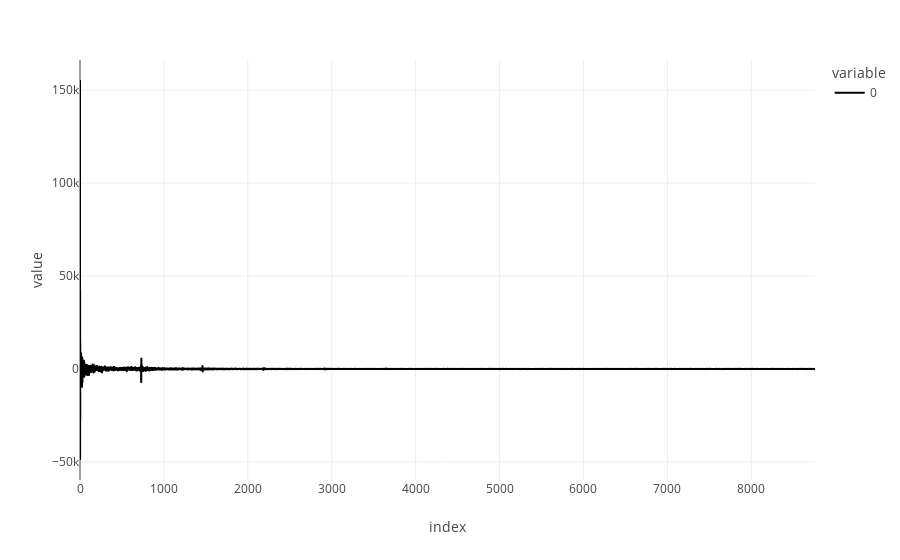

The notebook cell saved with this chart:
### Markdown cell above
### Outliers and anomalies

### Code cell
dct_trend = dct(df['temperature_2m'])

fig = px.line(dct_trend)

# fig = px.line(df, x='date', y='temperature_2m')

cos_total = pd.Series()
# for i, k in enumerate(dct_trend[:40]):
#     cos_i = pd.Series(k*np.cos(np.pi*i*df['date']))
#     cos_i.combine()

fig.show()

### Figure 1 — Plotly figure (JSON) as saved in the notebook; plotly's stock layout.template omitted (floating-point values rounded to 4 significant figures; data arrays with more than 128 entries replaced by an {"elided": "..."} marker saying what was removed)
{"data": [{"hovertemplate": "variable=0<br>index=%{x}<br>value=%{y}<extra></extra>", "legendgroup": "0", "line": {"color": "#000001", "dash": "solid"}, "marker": {"symbol": "circle"}, "mode": "lines", "name": "0", "showlegend": true, "type": "scattergl", "x": {"elided": "8760 int values"}, "xaxis": "x", "y": {"elided": "8760 float values"}, "yaxis": "y"}], "layout": {"legend": {"title": {"text": "variable"}, "tracegroupgap": 0}, "margin": {"t": 60}, "xaxis": {"anchor": "y", "domain": [0, 1], "title": {"text": "index"}}, "yaxis": {"anchor": "x", "domain": [0, 1], "title": {"text": "value"}}}}
